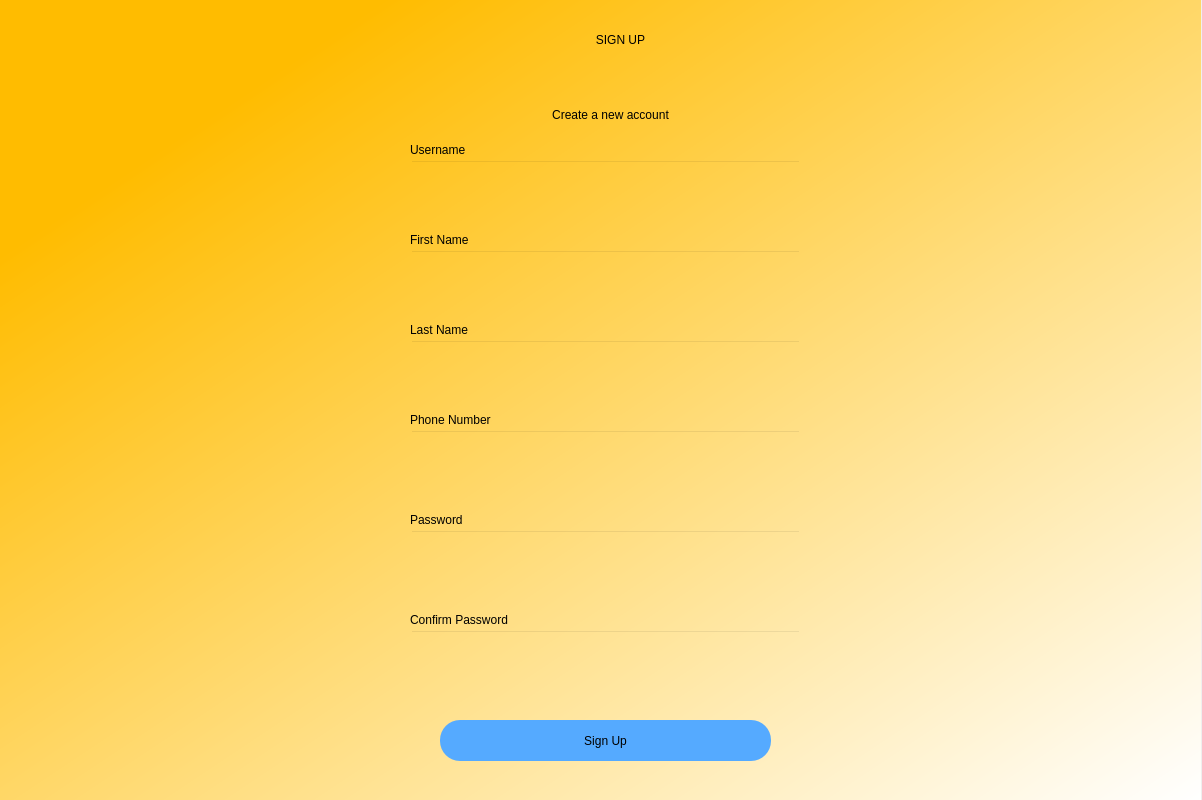
<?xml version="1.0" encoding="UTF-8"?>
<ui version="4.0">
 <class>Dialog</class>
 <widget class="QDialog" name="Dialog">
  <property name="geometry">
   <rect>
    <x>0</x>
    <y>0</y>
    <width>1202</width>
    <height>800</height>
   </rect>
  </property>
  <property name="windowTitle">
   <string>Dialog</string>
  </property>
  <widget class="QWidget" name="widget" native="true">
   <property name="geometry">
    <rect>
     <x>0</x>
     <y>0</y>
     <width>1201</width>
     <height>801</height>
    </rect>
   </property>
   <property name="styleSheet">
    <string notr="true">QWidget#widget{
background-color:qlineargradient(spread:pad, x1:0, y1:0, x2:1, y2:1, stop:0.159898 rgba(255, 188, 0, 255), stop:1 rgba(255, 255, 255, 255));}</string>
   </property>
   <widget class="QLabel" name="label">
    <property name="geometry">
     <rect>
      <x>260</x>
      <y>-40</y>
      <width>721</width>
      <height>161</height>
     </rect>
    </property>
    <property name="styleSheet">
     <string notr="true">font: 36pt &quot;MS Shell Dlg 2&quot;;
</string>
    </property>
    <property name="text">
     <string>&lt;html&gt;&lt;head/&gt;&lt;body&gt;&lt;p align=&quot;center&quot;&gt;SIGN UP&lt;/p&gt;&lt;/body&gt;&lt;/html&gt;</string>
    </property>
   </widget>
   <widget class="QLabel" name="label_2">
    <property name="geometry">
     <rect>
      <x>380</x>
      <y>90</y>
      <width>461</width>
      <height>51</height>
     </rect>
    </property>
    <property name="styleSheet">
     <string notr="true">font: 18pt &quot;MS Shell Dlg 2&quot;;</string>
    </property>
    <property name="text">
     <string>&lt;html&gt;&lt;head/&gt;&lt;body&gt;&lt;p align=&quot;center&quot;&gt;Create a new account&lt;/p&gt;&lt;/body&gt;&lt;/html&gt;</string>
    </property>
   </widget>
   <widget class="QPushButton" name="signup1">
    <property name="geometry">
     <rect>
      <x>440</x>
      <y>720</y>
      <width>331</width>
      <height>41</height>
     </rect>
    </property>
    <property name="styleSheet">
     <string notr="true">border-radius:20px;
font: 14pt &quot;MS Shell Dlg 2&quot;;
background-color: rgb(85, 170, 255);</string>
    </property>
    <property name="text">
     <string>Sign Up</string>
    </property>
   </widget>
   <widget class="QLineEdit" name="password_signup">
    <property name="geometry">
     <rect>
      <x>410</x>
      <y>530</y>
      <width>391</width>
      <height>41</height>
     </rect>
    </property>
    <property name="styleSheet">
     <string notr="true">background-color:rgba(0,0,0,0);
font: 12pt &quot;MS Shell Dlg 2&quot;;</string>
    </property>
   </widget>
   <widget class="QLabel" name="label_3">
    <property name="geometry">
     <rect>
      <x>410</x>
      <y>140</y>
      <width>81</width>
      <height>20</height>
     </rect>
    </property>
    <property name="text">
     <string>Username</string>
    </property>
   </widget>
   <widget class="QLabel" name="label_4">
    <property name="geometry">
     <rect>
      <x>410</x>
      <y>510</y>
      <width>81</width>
      <height>20</height>
     </rect>
    </property>
    <property name="text">
     <string>Password</string>
    </property>
   </widget>
   <widget class="QLineEdit" name="username_signup">
    <property name="geometry">
     <rect>
      <x>410</x>
      <y>160</y>
      <width>391</width>
      <height>41</height>
     </rect>
    </property>
    <property name="styleSheet">
     <string notr="true">background-color:rgba(0,0,0,0);
font: 12pt &quot;MS Shell Dlg 2&quot;;</string>
    </property>
   </widget>
   <widget class="QLabel" name="label_5">
    <property name="geometry">
     <rect>
      <x>410</x>
      <y>610</y>
      <width>111</width>
      <height>20</height>
     </rect>
    </property>
    <property name="text">
     <string>Confirm Password</string>
    </property>
   </widget>
   <widget class="QLineEdit" name="confirmpass_signup">
    <property name="geometry">
     <rect>
      <x>410</x>
      <y>630</y>
      <width>391</width>
      <height>41</height>
     </rect>
    </property>
    <property name="styleSheet">
     <string notr="true">background-color:rgba(0,0,0,0);
font: 12pt &quot;MS Shell Dlg 2&quot;;</string>
    </property>
   </widget>
   <widget class="QLineEdit" name="fname_signup">
    <property name="geometry">
     <rect>
      <x>410</x>
      <y>250</y>
      <width>391</width>
      <height>41</height>
     </rect>
    </property>
    <property name="styleSheet">
     <string notr="true">background-color:rgba(0,0,0,0);
font: 12pt &quot;MS Shell Dlg 2&quot;;</string>
    </property>
   </widget>
   <widget class="QLabel" name="label_6">
    <property name="geometry">
     <rect>
      <x>410</x>
      <y>230</y>
      <width>81</width>
      <height>20</height>
     </rect>
    </property>
    <property name="text">
     <string>First Name</string>
    </property>
   </widget>
   <widget class="QLineEdit" name="lname_signup">
    <property name="geometry">
     <rect>
      <x>410</x>
      <y>340</y>
      <width>391</width>
      <height>41</height>
     </rect>
    </property>
    <property name="styleSheet">
     <string notr="true">background-color:rgba(0,0,0,0);
font: 12pt &quot;MS Shell Dlg 2&quot;;</string>
    </property>
   </widget>
   <widget class="QLabel" name="label_7">
    <property name="geometry">
     <rect>
      <x>410</x>
      <y>320</y>
      <width>71</width>
      <height>20</height>
     </rect>
    </property>
    <property name="text">
     <string>Last Name</string>
    </property>
   </widget>
   <widget class="QLineEdit" name="phoneno_signup">
    <property name="geometry">
     <rect>
      <x>410</x>
      <y>430</y>
      <width>391</width>
      <height>41</height>
     </rect>
    </property>
    <property name="styleSheet">
     <string notr="true">background-color:rgba(0,0,0,0);
font: 12pt &quot;MS Shell Dlg 2&quot;;</string>
    </property>
    <property name="text">
     <string/>
    </property>
   </widget>
   <widget class="QLabel" name="label_33">
    <property name="geometry">
     <rect>
      <x>410</x>
      <y>410</y>
      <width>91</width>
      <height>20</height>
     </rect>
    </property>
    <property name="text">
     <string>Phone Number</string>
    </property>
   </widget>
   <widget class="QLabel" name="error">
    <property name="geometry">
     <rect>
      <x>410</x>
      <y>690</y>
      <width>381</width>
      <height>16</height>
     </rect>
    </property>
    <property name="styleSheet">
     <string notr="true">font: 12pt &quot;MS Shell Dlg 2&quot;;color:red;</string>
    </property>
    <property name="text">
     <string/>
    </property>
   </widget>
  </widget>
 </widget>
 <resources/>
 <connections/>
</ui>
